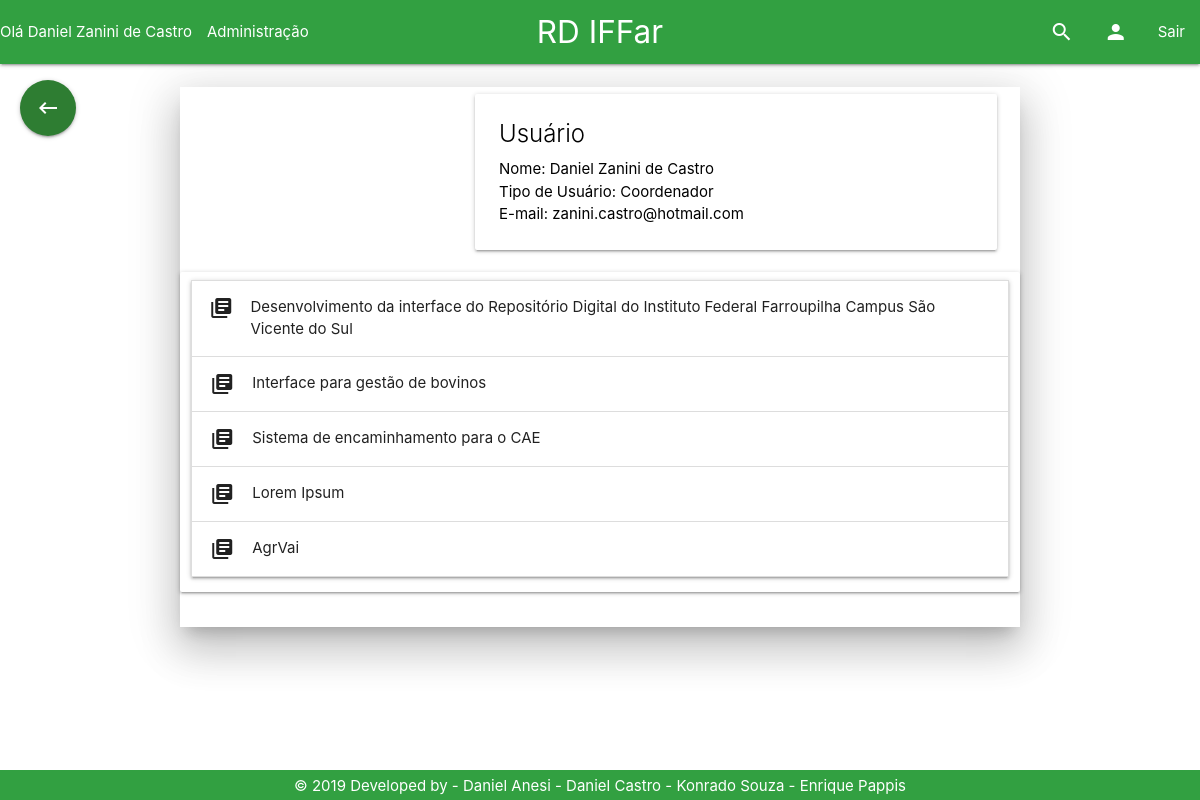
Page /Tela/perfil.php?id_usuario=1 (signed in) on the committed database.
### tables this page shows
CREATE TABLE `usuario` (
  `id_usuario` int(11) NOT NULL,
  `nome` varchar(40) NOT NULL,
  `email` varchar(80) NOT NULL,
  `usuario` varchar(40) NOT NULL,
  `categoria` varchar(40) NOT NULL,
  `senha` varchar(40) NOT NULL,
  `foto` varchar(80) DEFAULT NULL,
  `administrador` varchar(30) DEFAULT 'false',
  `ativo` int(1) NOT NULL DEFAULT 0
);

CREATE TABLE `trabalho` (
  `id_trabalho` int(11) NOT NULL,
  `id_usuario` int(11) NOT NULL,
  `nome` varchar(200) NOT NULL,
  `resumo` varchar(4500) NOT NULL,
  `categoria` varchar(20) NOT NULL,
  `autores` varchar(200) NOT NULL,
  `orientadores` varchar(200) DEFAULT NULL,
  `coorientadores` varchar(200) DEFAULT NULL,
  `palavras_chave` varchar(100) NOT NULL,
  `data_submissao` varchar(40) DEFAULT NULL,
  `caminho` varchar(80) NOT NULL,
  `id_turma` int(11) NOT NULL,
  `numero_acessos` int(11) DEFAULT NULL,
  `numero_downloads` int(11) DEFAULT NULL,
  `publicado` int(1) NOT NULL DEFAULT 0
);

### Controle/usuarioPDO.php (called while the page is built, shortened)
<?php
if (realpath('./index.php')) {
    include_once './Controle/conexao.php';
    include_once './Modelo/Usuario.php';
    include_once './Modelo/Email.php';
} else {
    if (realpath('../index.php')) {
        include_once '../Modelo/Usuario.php';
    } else {
        if (realpath('../../index.php')) {
            include_once '../../Controle/conexao.php';
            include_once '../../Modelo/Usuario.php';
            include_once '../../Modelo/Email.php';
        }
    }
}
class UsuarioPDO {
    public function selectUsuarioId($id) {
        $con = new conexao();
        $pdo = $con->getConexao();
        $stmt = $pdo->prepare('select * from usuario where id_usuario = :id ;');
        $stmt->bindValue(':id', $id);
        $stmt->execute();
        if ($stmt->rowCount() > 0) {
            return $stmt;
        } else {
            return false;
        }
    }
}

### Modelo/Usuario.php (called while the page is built, shortened)
<?php
class usuario{
protected $nome;
protected $email;
protected $categoria;
public function __construct() {
    if (func_num_args() != 0) {
        $atributos = func_get_args()[0];
        }
    }
     public function getNome(){
         return $this->nome;
     }
     public function getEmail(){
         return $this->email;
     }
     function getCategoria() {
         return $this->categoria;
     }
}

### Controle/trabalhoPDO.php (called while the page is built, shortened)
<?php
if (realpath('./index.php')) {
    include_once './Controle/conexao.php';
    include_once './Controle/usuarioPDO.php';
    include_once './Modelo/Trabalho.php';
    include_once './Modelo/Usuario.php';
    include_once './Modelo/Email.php';
} else {
    if (realpath('../index.php')) {
        include_once '../Controle/usuarioPDO.php';
        include_once '../Modelo/Trabalho.php';
        include_once '../Modelo/Usuario.php';
    }
}
class TrabalhoPDO
{
    public function selectTrabalhoId_usuario($id_usuario)
    {
        $con = new conexao();
        $pdo = $con->getConexao();
        $stmt = $pdo->prepare('select * from trabalho where id_usuario = :id_usuario;');
        $stmt->bindValue(':id_usuario', $id_usuario);
        $stmt->execute();
        if ($stmt->rowCount() > 0) {
            return $stmt;
        } else {
            return false;
        }
    }
}

### Modelo/Trabalho.php (called while the page is built, shortened)
<?php
class trabalho{
private $nome;
public function __construct() {
    if (func_num_args() != 0) {
        $atributos = func_get_args()[0];
        }
    }
     public function getNome(){
         return $this->nome;
     }
}

### Tela/perfil.php (the view, shortened to what this page needs)
<!DOCTYPE html>
<?php
    include_once '../Base/header.php';
    include_once '../Base/nav.php';
?>
<html>
<head>
</head>
<body>
<main>
<div class="container">
    <?php
        include_once '../Modelo/Usuario.php';
        if (isset($_SESSION['usuario'])) {
            if (isset($_GET['id_usuario'])) {
                $usuarioPDO = new UsuarioPDO();
                $logado = $usuarioPDO->selectUsuarioId($_GET['id_usuario']);
                $logado = new usuario($logado->fetch());
            } else {
                $logado = new usuario(unserialize($_SESSION['usuario']));
            }
            ?>
            <?php
        }
    ?>
    <br>
    <div class="row">
        <div class="col l12 z-depth-5">
            <div class="col l4">
            </div>
            <div class="col l8">
                <div class="card">
                    <div class="card-content black-text">
                        <span class="card-title">Usuário</span>
                        <p>Nome: <?php echo $logado->getNome(); ?></p>
                        <p>Tipo de Usuário: <?php
                                switch ($logado->getCategoria()) {
                                    case 'coordenador':
                                        echo "Coordenador";
                                        break;
                                }
                            ?></p>
                        <p>E-mail: <?php echo $logado->getEmail(); ?></p>
                    </div>
                </div>
            </div>
            <div class="row">
                <div class="col l12 card">
                    <ul class="collapsible">
                        <?php
                            include_once '../Controle/trabalhoPDO.php';
                            $trabalhoListar = new trabalhoPDO();
                            $sql = $trabalhoListar->selectTrabalhoId_usuario($logado->getIdUsuario());
                            if ($sql != false) {
                                while ($resultado = $sql->fetch()) {
                                    $tr = new trabalho($resultado);
                                    ?>
                                    <li>
                                        <div class="collapsible-header"><i
                                                    class="material-icons">library_books</i><?php echo $tr->getNome(); ?>
                                        </div>
                                    </li>
                                    <?php
                                }
                            } else {
                                echo "<h5>Nada Encontrado nas submições</h5>";
                            }
                        ?>
                    </ul>
                </div>
            </div>
        </div>
    </div>
</div>
</main>
<?php
    include_once '../Base/footer.php';
?>
</body>
</html>

### css/custom.css (style rules this page uses)
body { display: flex; min-height: 100vh; flex-direction: column; }
main { flex: 1 0 auto; }

### rows in the picture
usuario: nome "Daniel Zanini de Castro", email "zanini.castro@hotmail.com"
trabalho: nome "Desenvolvimento da interface do Repositório Digital do Instituto Federal Farroupilha Campus São Vicente do Sul"
trabalho: nome "Interface para gestão de bovinos"
trabalho: nome "Sistema de encaminhamento para o CAE"
trabalho: nome "Lorem Ipsum"
trabalho: nome "AgrVai"

### other values in the picture
$logado->getNome() "Daniel Zanini de Castro"
